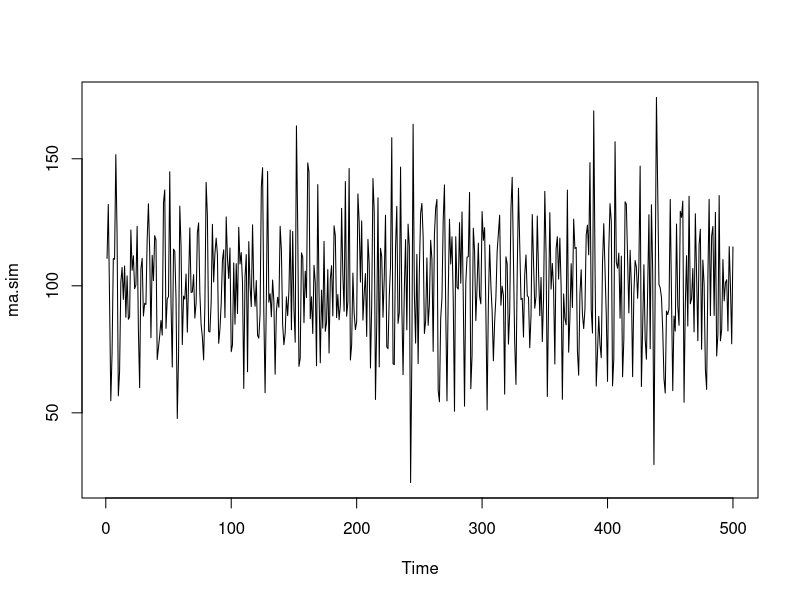
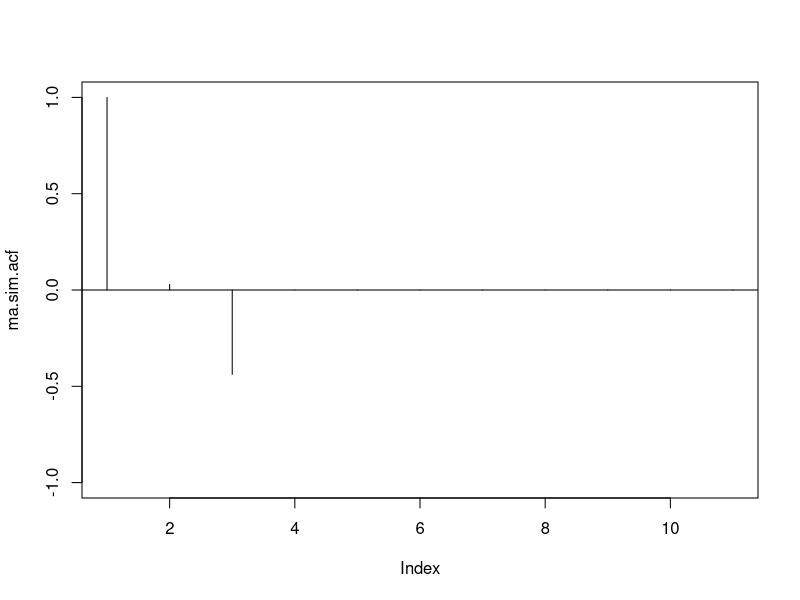
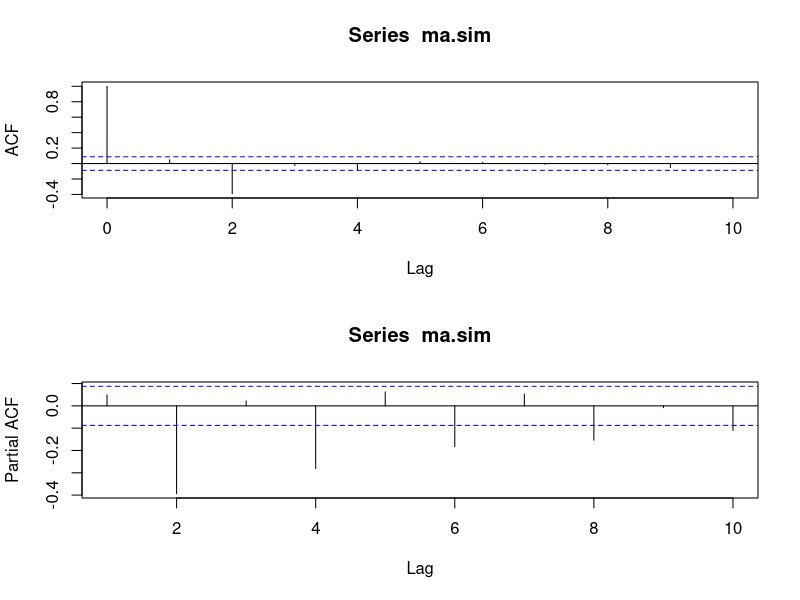
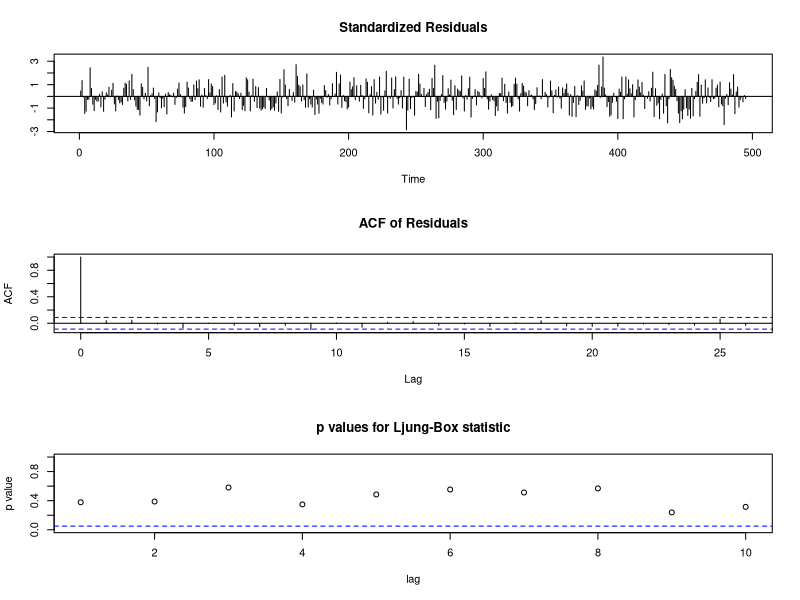
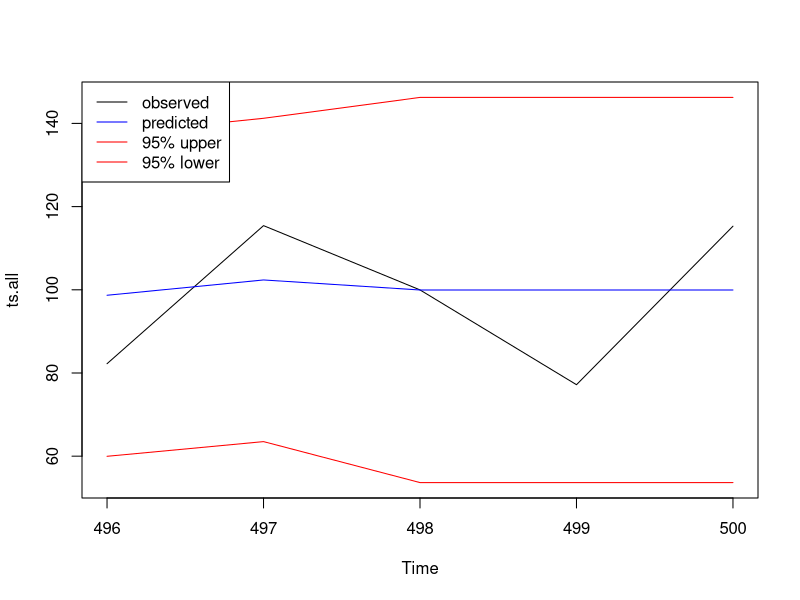

Write the R code that produced these figures, in order.
# Remove all objects stored in the workspace
rm(list=ls())

# Generate nobs values from a MA(2)
set.seed(0)
nobs=500
mod.list=list(ma=c(.1,-0.6))
sd.eps=sqrt(400)
mu=100
ma.sim=arima.sim(model=mod.list, n=nobs, sd=sd.eps) + mu

##### Answers
### (a)
plot(ma.sim)

### (b)
ma.sim.acf=ARMAacf(ma=c(.1,-0.6), lag.max=10)
print(ma.sim.acf)
plot(ma.sim.acf, type='h', ylim=c(-1,1))
abline(h=0)

### (c)
opar=par(mfrow=c(2,1))
acf(ma.sim, lag.max=10)
pacf(ma.sim, lag.max=10)
par(opar)

### (d)
x=window(ma.sim, start=1, end=nobs-5) # select the first nobs-5 observations
xf=window(ma.sim, start=nobs-4, end=nobs)  # select the last 5 observations
fit0=arima(x, order=c(0,0,2), method="ML")
print(fit0)

### (e)
tsdiag(fit0)

### (f)
fit0.pred=predict(object=fit0, n.ahead = 5)
require(forecast)
acc.fc.fit0=accuracy(fit0.pred$pred, x=xf)
pred.int.wd=1.96*fit0.pred$se
ts.all=ts.union(xf,
                fit0.pred$pred,
                fit0.pred$pred+pred.int.wd,
                fit0.pred$pred-pred.int.wd)
plot(ts.all,
     plot.type='single',
     col=c('black', 'blue', 'red', 'red'))
legend('topleft', lty=c(1,1,1), 
       col=c('black', 'blue', 'red', 'red'),
       legend=c('observed','predicted','95% upper','95% lower'))